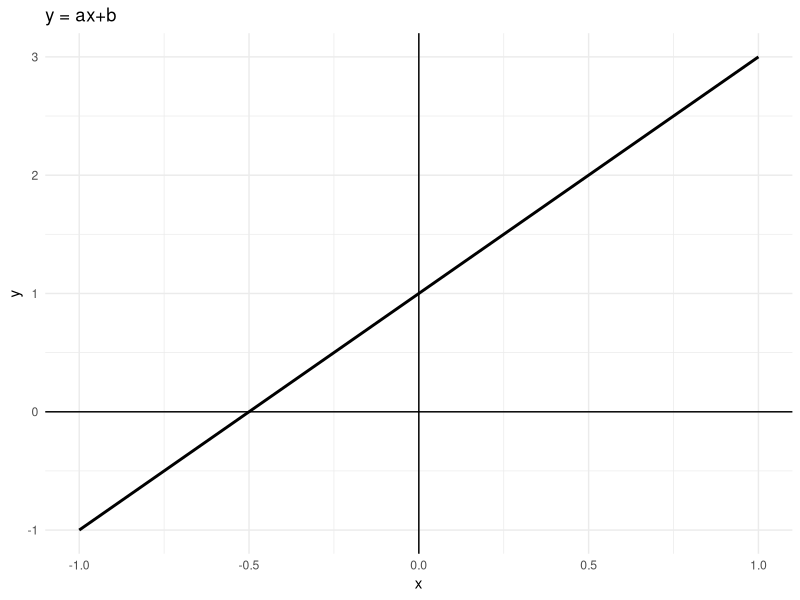
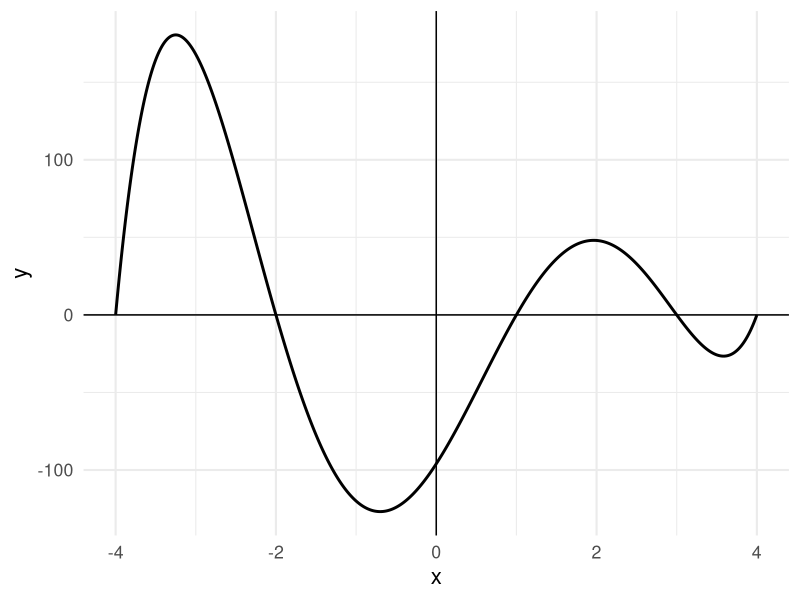
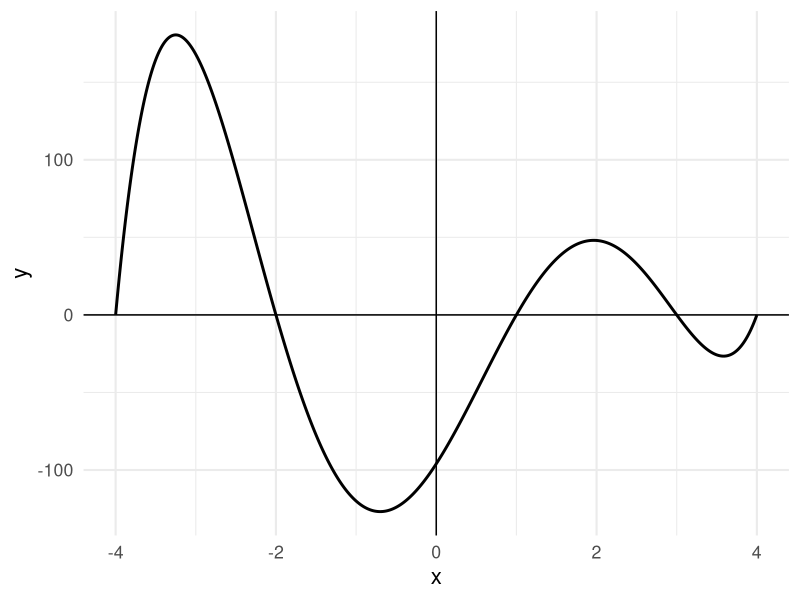
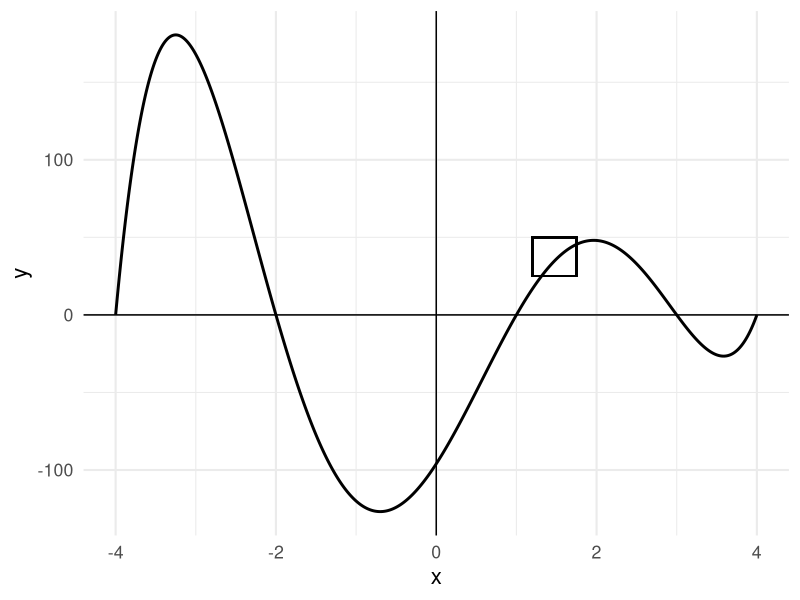
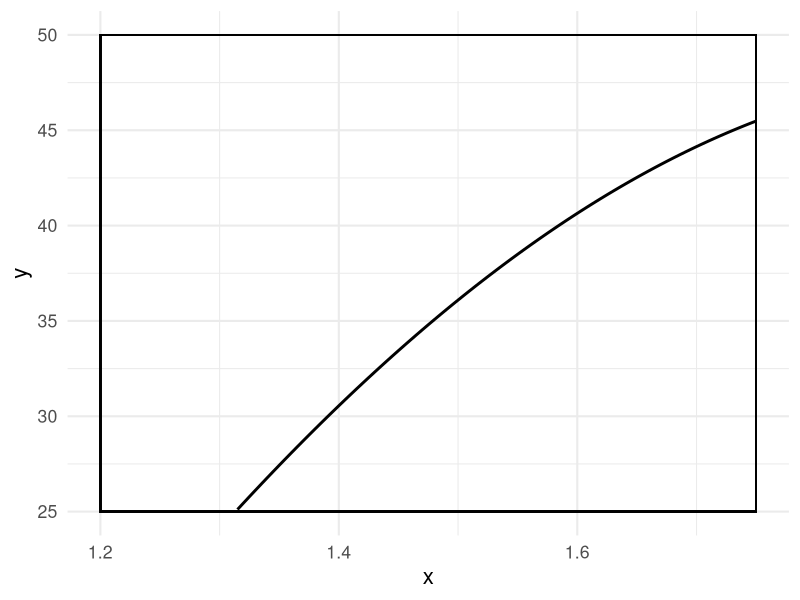
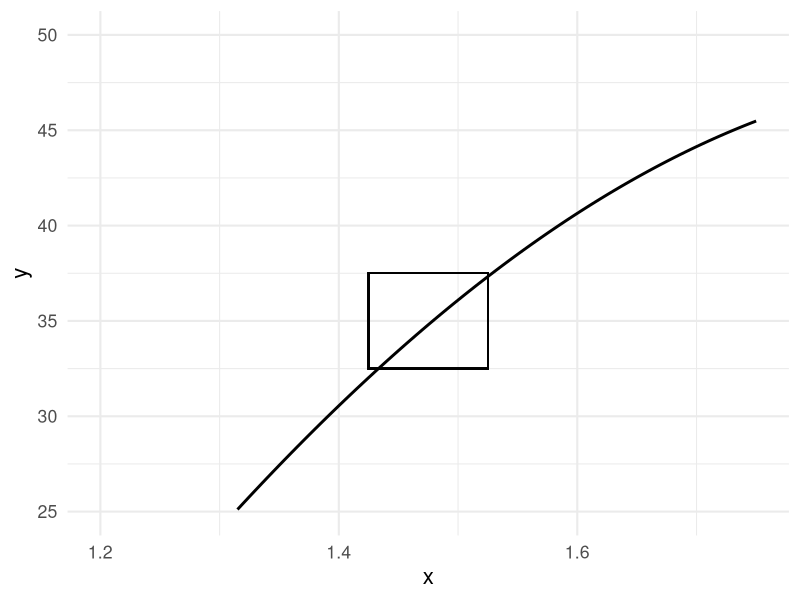
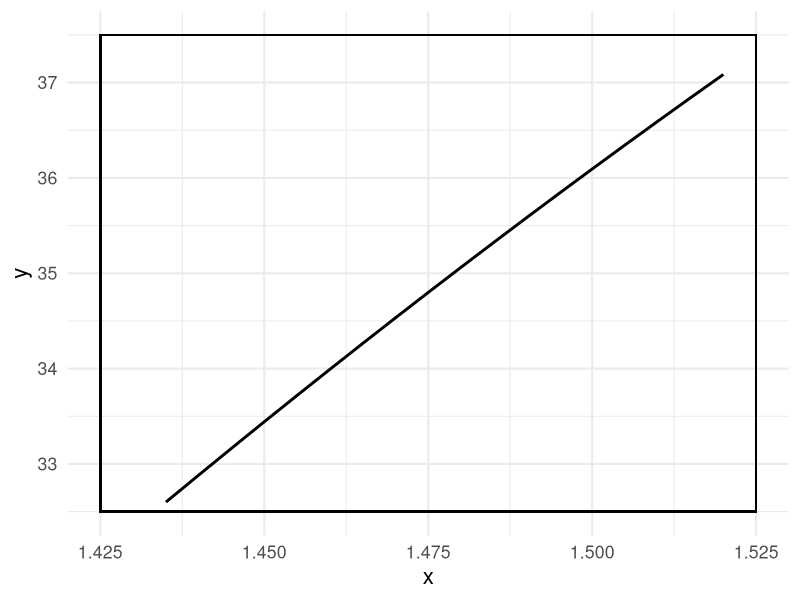
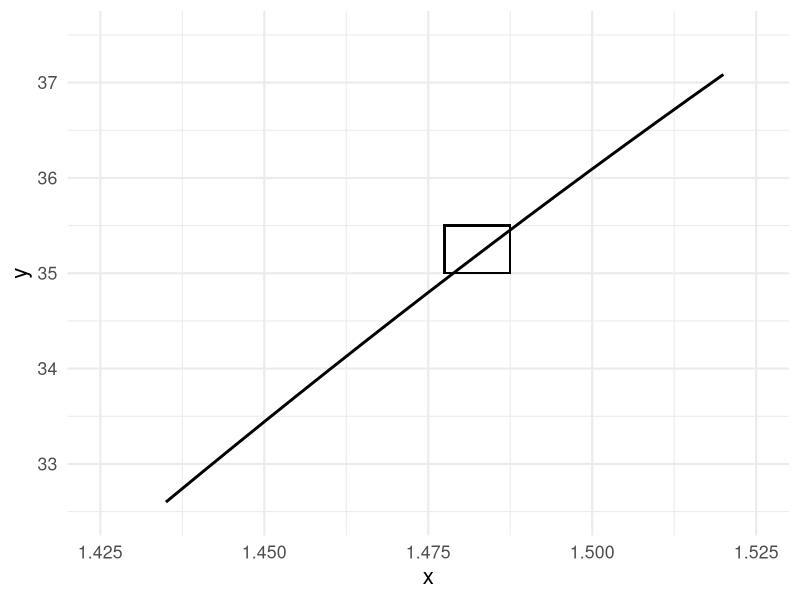

Generate these figures, in order, with R:
## ---- chunk 1
library(tidyverse)
theme_set(theme_bw())
knitr::opts_chunk$set(comment=NA, fig.width=7, fig.height=5, 
                      fig.align = 'center', out.width = 600,
                      message=FALSE, warning=FALSE, echo=FALSE)
## ---- chunk 2

a <- 2
b <- 1

x <- seq(-1,1,0.01)
y <- a*x + b

p <- ggplot(data = tibble(x,y)) +
  geom_line(aes(x=x,y=y),size=1) +
  theme_minimal() +
  geom_hline(yintercept = 0) +
  geom_vline(xintercept = 0) +
  ggtitle('y = ax+b')

p
## ---- chunk 3

arbitrary_polynomial <- function(x){
  return((x-1)*(x+2)*(x-3)*(x+4)*(x-4))
 # return(x^5 + 3*x^4 - 2*x^3 + 5*x^2 - 6*x + 2)
}

#TODO: Set the interval really small when you're ready to publish
x <- seq(-4,4,0.005)
y <- arbitrary_polynomial(x)

p <- ggplot(data = tibble(x,y)) +
  geom_line(aes(x=x,y=y),size=1) +
  theme_minimal(base_size = 16) +
  xlab('x') + ylab('y')
  

p + 
  geom_hline(yintercept = 0) +
  geom_vline(xintercept = 0)
## ---- chunk 4
p +
  geom_hline(yintercept = 0) +
  geom_vline(xintercept = 0)

## ---- chunk 5

# Add first rectangle
p + 
  geom_hline(yintercept = 0) +
  geom_vline(xintercept = 0) +
  geom_rect(aes(xmin=1.2, xmax=1.75, ymin=25, ymax=50), fill = NA, 
            color="black", alpha=0.5) 

## ---- chunk 6

# Zoom into first rectangle
p + scale_x_continuous(limits = c(1.2, 1.75)) +
  scale_y_continuous(limits = c(25, 50)) +
  geom_rect(aes(xmin=1.2, xmax=1.75, ymin=25, ymax=50), fill = NA, 
            color="black", alpha=0.5) 

## ---- chunk 7

# Add second rectangle
p + scale_x_continuous(limits = c(1.2, 1.75)) +
  scale_y_continuous(limits = c(25, 50)) +
  geom_rect(aes(xmin=1.425, xmax=1.525, ymin=32.5, ymax=37.5), fill = NA, 
            color="black", alpha=0.5) 

## ---- chunk 8

# Zoom into second rectangle
p + scale_x_continuous(limits = c(1.425, 1.525)) +
  scale_y_continuous(limits = c(32.5, 37.5)) +
  geom_rect(aes(xmin=1.425, xmax=1.525, ymin=32.5, ymax=37.5), fill = NA, 
            color="black", alpha=0.5) 

## ---- chunk 9

# Add third rectangle
p + scale_x_continuous(limits = c(1.425, 1.525)) +
  scale_y_continuous(limits = c(32.5, 37.5)) +
  geom_rect(aes(xmin=1.4775, xmax=1.4875, ymin=35, ymax=35.5), fill = NA, 
            color="black", alpha=0.5) 

## ---- chunk 10

# Zoom to third rectangle
p + scale_x_continuous(limits = c(1.4775, 1.4875)) +
  scale_y_continuous(limits = c(35, 35.5)) +
  geom_rect(aes(xmin=1.4775, xmax=1.4875, ymin=35, ymax=35.5), fill = NA, 
            color="black", alpha=0.5) 

